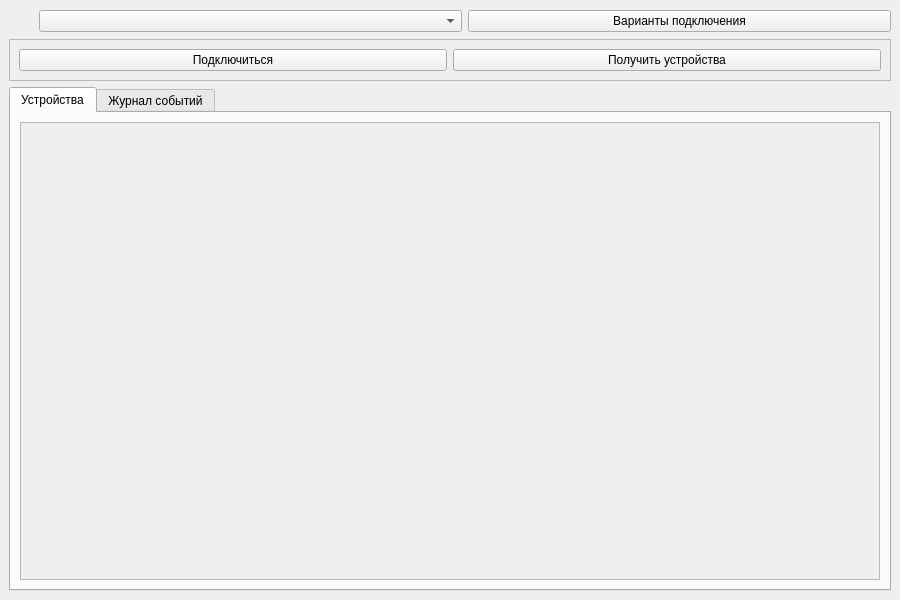
<?xml version="1.0" encoding="UTF-8"?>
<ui version="4.0">
 <class>MainWindow</class>
 <widget class="QMainWindow" name="MainWindow">
  <property name="geometry">
   <rect>
    <x>0</x>
    <y>0</y>
    <width>900</width>
    <height>600</height>
   </rect>
  </property>
  <property name="windowTitle">
   <string>IoT Лаборатория</string>
  </property>
  <widget class="QWidget" name="centralwidget">
   <layout class="QVBoxLayout" name="verticalLayout">
    <item>
     <layout class="QHBoxLayout" name="horizontalLayoutTopInfo">
      <item>
        <widget class="QToolButton" name="connectionStatus">
        <property name="sizePolicy">
          <sizepolicy hsizetype="Fixed" vsizetype="Fixed">
          <horstretch>0</horstretch>
          <verstretch>0</verstretch>
          </sizepolicy>
        </property>
        <property name="minimumSize">
          <size>
          <width>24</width>
          <height>24</height>
          </size>
        </property>
        <property name="maximumSize">
          <size>
          <width>24</width>
          <height>24</height>
          </size>
        </property>
        <property name="iconSize">
          <size>
          <width>24</width>
          <height>24</height>
          </size>
        </property>
        <property name="toolButtonStyle">
          <enum>Qt::ToolButtonIconOnly</enum>
        </property>
        <property name="autoRaise">
          <bool>true</bool>
        </property>
        <property name="text">
          <string/>
        </property>
        </widget>
      </item>
      <item>
       <widget class="QComboBox" name="comboConnections"/>
      </item>
      <item>
       <widget class="QPushButton" name="btnConnectSettings">
        <property name="toolTip">
         <string>Открыть список подключений</string>
        </property>
        <property name="text">
         <string>Варианты подключения</string>
        </property>
       </widget>
      </item>
     </layout>
    </item>
    <item>
     <widget class="QFrame" name="topButtonPanel">
      <property name="frameShape">
       <enum>QFrame::StyledPanel</enum>
      </property>
      <layout class="QHBoxLayout" name="horizontalLayoutButtons">
       <item>
        <widget class="QPushButton" name="btnConnect">
         <property name="text">
          <string>Подключиться</string>
         </property>
        </widget>
       </item>
       <item>
        <widget class="QPushButton" name="btnGetDevices">
         <property name="text">
          <string>Получить устройства</string>
         </property>
         <property name="icon">
          <iconset resource="../../resources/resources_rc.qrc">
           <normaloff>:/icon/icons/get_devices.png</normaloff>:/icon/icons/get_devices.png</iconset>
         </property>
        </widget>
       </item>
      </layout>
     </widget>
    </item>
    <item>
     <widget class="QTabWidget" name="tabWidgetMain">
      <property name="currentIndex">
       <number>0</number>
      </property>
      <property name="iconSize">
       <size>
        <width>28</width>
        <height>28</height>
       </size>
      </property>
      <widget class="QWidget" name="tabDevices">
       <attribute name="icon">
        <iconset>
         <normalon>:/icon/icons/devices.png</normalon>
        </iconset>
       </attribute>
       <attribute name="title">
        <string>Устройства</string>
       </attribute>
       <layout class="QVBoxLayout" name="verticalLayoutDevices">
        <item>
         <widget class="QScrollArea" name="scrollAreaDevices">
          <property name="widgetResizable">
           <bool>true</bool>
          </property>
          <property name="alignment">
           <set>Qt::AlignRight|Qt::AlignTrailing|Qt::AlignVCenter</set>
          </property>
          <widget class="QWidget" name="scrollAreaWidgetContents">
           <property name="geometry">
            <rect>
             <x>0</x>
             <y>0</y>
             <width>856</width>
             <height>439</height>
            </rect>
           </property>
           <layout class="QVBoxLayout" name="layoutDeviceList"/>
          </widget>
         </widget>
        </item>
       </layout>
      </widget>
      <widget class="QWidget" name="tabLogs">
       <attribute name="icon">
        <iconset>
         <normalon>:/icon/icons/log.png</normalon>
        </iconset>
       </attribute>
       <attribute name="title">
        <string>Журнал событий</string>
       </attribute>
       <layout class="QVBoxLayout" name="verticalLayoutLogs">
        <item>
         <widget class="QTextEdit" name="textEditLogs">
          <property name="readOnly">
           <bool>true</bool>
          </property>
          <property name="placeholderText">
           <string>Здесь отображаются логи работы программы...</string>
          </property>
         </widget>
        </item>
       </layout>
      </widget>
     </widget>
    </item>
   </layout>
  </widget>
 </widget>
 <resources>
  <include location="../../resources/resources_rc.qrc"/>
 </resources>
 <connections/>
</ui>
